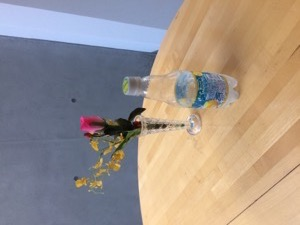
#> input picture BBox-Label-Tool/Images/001/2.jpg, 300 x 225 px, given in place of 15.jpg, which was not available
$ python images_transform.py
#> lines starting #> are read from the running program, lines starting #| are printed output that depends on the picture; pictures that were not available may be replaced by others from this repository, and a replacement may not be noted
### client/image_transform.py
# coding:utf-8

import cv2
import numpy as np
#import matplotlib.pyplot as plt
#from time import sleep

#キャリブレーション変数
dist = np.array([[ 0.05433881,  0.10537148,  0.00494094, -0.00717463, -0.34118259]])

mtx = np.array([[  1.39379573e+03,  0.00000000e+00, 5.83432701e+02],
       [  0.00000000e+00,   1.40024455e+03, 5.17751586e+02],
       [  0.00000000e+00,   0.00000000e+00, 1.00000000e+00]])

def image_transform(img):
    #歪んだ画像読み込み
    #img = cv2.imread('./images/'+ str(img_count) +'.jpg')
    #cv2.imshow("b",img)
    #歪み補正
    undist = cv2.undistort(img, mtx, dist, None, mtx)
    #画像のサイズを取得
    img_size = (img.shape[1], img.shape[0])

    #歪んでる画像で補正したい4点を手動で入力
    src = np.float32([[317, 382], [300, 542], [260, 542], [283, 382]])
    #src = src/1.5
    #真上から見たらこうなるだろうという理想の4点を手動で入力
    dst = np.float32([[312, 379], [312, 542], [280, 542], [280, 379]])

    #画像を真上に変換する行列を取得
    M = cv2.getPerspectiveTransform(src, dst)
    #真上から見た画像に変換する
    warped = cv2.warpPerspective(undist, M, img_size)

    #変換した画像を保存する
    #cv2.imwrite('images/transformed/' + str(img_count) + '.jpg', warped)

    return warped

'''
#cap = cv2.VideoCapture(1)
img_count =1
while(img_count < 15):
    #歪んだ画像読み込み
    img = cv2.imread('./images/'+ str(img_count) +'.jpg')
    #img = cv2.imread('./images/image4.jpg')
    #img = cv2.imread('./images/test.jpg')
    #画像を1フレーム読み込む
    #ret, img = cap.read()
    cv2.imshow("b",img)
    #plt.imshow(img)
    #cv2.imwrite('raw_image.jpg', img)
    #歪み補正
    undist = cv2.undistort(img, mtx, dist, None, mtx)
    #画像のサイズを取得
    img_size = (img.shape[1], img.shape[0])

    #歪んでる画像で補正したい4点を手動で入力
    src = np.float32([[586, 300], [588, 525], [519, 525], [531, 300]])
    src = src/1.5
    plt.plot(586/2, 300/2, '.')
    plt.plot(588/2, 525/2, '.')
    plt.plot(519/2, 525/2, '.')
    plt.plot(531/2, 300/2, '.')
    #真上から見たらこうなるだろうという理想の4点を手動で入力
    dst = np.float32([[590, 300], [590, 531], [527, 531], [527, 300]])
    dst = dst

    #画像を真上に変換する行列を取得
    M = cv2.getPerspectiveTransform(src, dst)
    #真上から見た画像に変換する
    warped = cv2.warpPerspective(undist, M, img_size)
    cv2.imshow("a",warped)
    #plt.imshow(warped)
    plt.plot(590/2, 300/2, '.')
    plt.plot(590/2, 531/2, '.')
    plt.plot(527/2, 531/2, '.')
    plt.plot(527/2, 300/2, '.')

    #cv2.waitKey(1)
    #plt.show()
    #変換した画像を保存する
    cv2.imwrite('images/transformed/' + str(img_count) + '.jpg', warped)
    img_count += 1;
    #break
'''

##アイボーリングのテスト用
# [40 lines left out: function image_transform_test, not called in this run]


# [2 lines that do not run on import are left out]

### images_transform.py
# coding:utf-8

import cv2
import numpy as np
import client.image_transform as tr

for i in range(15,25):
    #歪んだ画像読み込み
    img = cv2.imread('./images/'+ str(i) +'.jpg')
#> img is the input picture: shape (225, 300, 3); mean B, G, R 139, 147.7, 160.8
    img_tr = tr.image_transform(img)
#> in image_transform, `undist = cv2.undistort(img, mtx, dist, None, mtx)`:
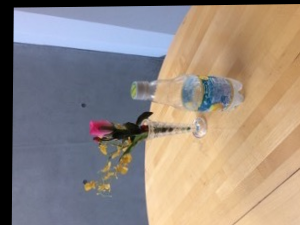
#> undist: shape (225, 300, 3); mean B, G, R 129.7, 137.7, 149.8
#> in image_transform, `warped = cv2.warpPerspective(undist, M, img_size)`:
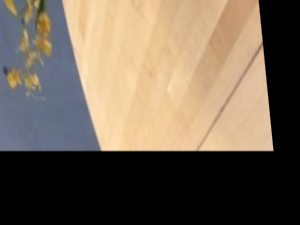
#> warped: shape (225, 300, 3); mean B, G, R 85.3, 101.4, 115.2
    #変換した画像を保存する
    cv2.imwrite('images/transformed/' + str(i) + '.jpg', img_tr)
#> pass 2 of the loop `for i in range(15,25):`:
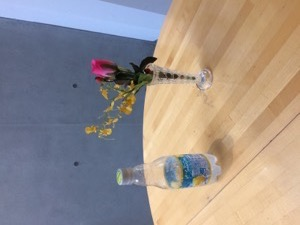
#> input picture BBox-Label-Tool/Images/001/3.jpg, 300 x 225 px, given in place of 16.jpg, which was not available
#> img is the input picture: shape (225, 300, 3); mean B, G, R 140.1, 144.6, 154.9
#> in image_transform (call 2), `undist = cv2.undistort(img, mtx, dist, None, mtx)`:
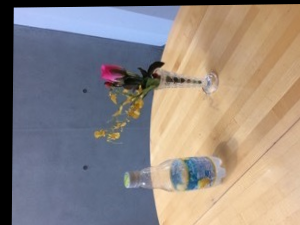
#> undist: shape (225, 300, 3); mean B, G, R 130.7, 134.9, 144.3
#> in image_transform (call 2), `warped = cv2.warpPerspective(undist, M, img_size)`:
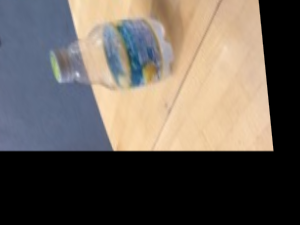
#> warped: shape (225, 300, 3); mean B, G, R 88.7, 96, 103.9
#> (the run stopped early here; a loop or call above may not have finished)
